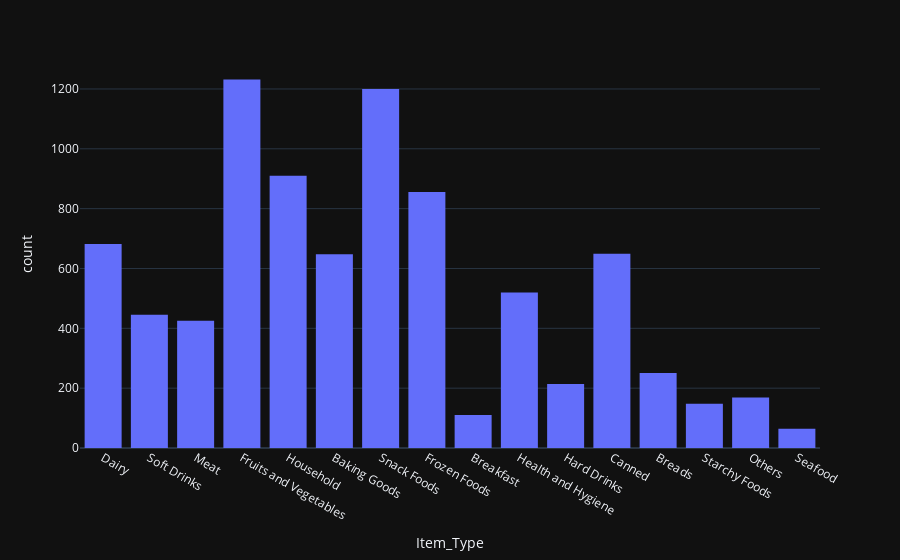

The cell this chart's notebook holds for it:
### Markdown cell above
### Visualize the data
####  Visualizing the data is an effective way to discover patterns and relationships between different variables:

### Code cell
fig=px.histogram(train_df,x='Item_Type',template='plotly_dark')
fig.show()

### Figure 1 — Plotly figure (JSON) as saved in the notebook; plotly's stock layout.template omitted (floating-point values rounded to 4 significant figures; data arrays with more than 128 entries replaced by an {"elided": "..."} marker saying what was removed)
{"data": [{"alignmentgroup": "True", "bingroup": "x", "hovertemplate": "Item_Type=%{x}<br>count=%{y}<extra></extra>", "legendgroup": "", "marker": {"color": "#636efa", "pattern": {"shape": ""}}, "name": "", "offsetgroup": "", "orientation": "v", "showlegend": false, "type": "histogram", "x": {"elided": "8523 str values"}, "xaxis": "x", "yaxis": "y"}], "layout": {"barmode": "relative", "legend": {"tracegroupgap": 0}, "margin": {"t": 60}, "xaxis": {"anchor": "y", "domain": [0, 1], "title": {"text": "Item_Type"}}, "yaxis": {"anchor": "x", "domain": [0, 1], "title": {"text": "count"}}}}
